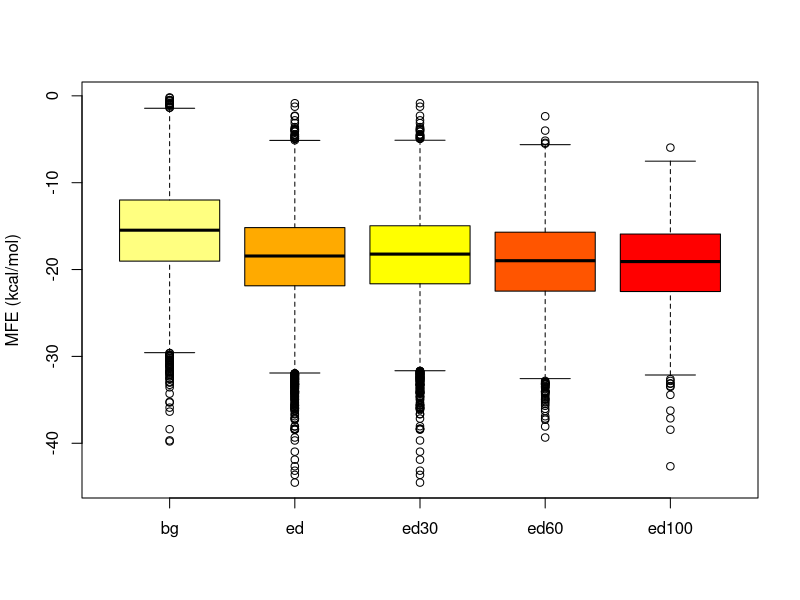

The R script that drew this image:
setwd("output")
bg<-read.table("bg.h.dat")
bg<-as.numeric(bg$V1)
ed<-read.table("ed.h.dat")
ed<-as.numeric(ed$V1)
ed30<-read.table("ed30.h.dat")
ed30<-as.numeric(ed30$V1)
ed60<-read.table("ed60.h.dat")
ed60<-as.numeric(ed60$V1)
ed100<-read.table("ed100.h.dat")
ed100<-as.numeric(ed100$V1)
x<-list(bg,ed,ed30,ed60,ed100)
names(x)<-c("bg","ed","ed30","ed60","ed100")
pdf(width=6, height=6, file = "mfe_hairpin_loop.pdf")
cc<-rev(heat.colors(5))
boxplot(x, col=c(cc[1],cc[3],cc[2],cc[4],cc[5]), ylab="MFE (kcal/mol)")
dev.off()
t.test(bg, ed, alternative = "t")$p.value
t.test(bg, ed30, alternative = "t")$p.value
t.test(bg, ed60, alternative = "t")$p.value
t.test(bg, ed100, alternative = "t")$p.value

t.test(ed, ed30, alternative = "t")$p.value
t.test(ed, ed60, alternative = "t")$p.value
t.test(ed, ed100, alternative = "t")$p.value

t.test(ed60, ed100, alternative = "t")$p.value

